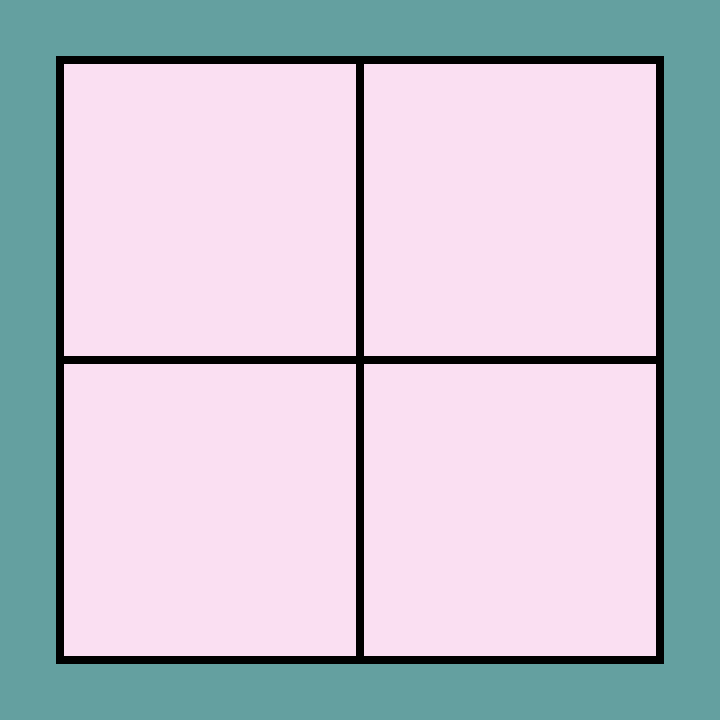
Frame 1 (no input)
Frame 60 (no input): identical to frame 1, image omitted
Frame 120 (the mouse pressed at the canvas centre since frame 60): identical to frame 1, image omitted

The p5.js sketch that drew this single still picture (run headless with seeded random() and noise() and a simulated clock; from frame 60 on, the mouse is pressed at the canvas centre):

// p5.js sketch
// ── sketch.js
function setup() {//runs once
createCanvas (720,720);//creates a canvas that is 720 pixels
background (100,160,160);
}

function draw() {//runs in a loop
fill(250,223,242);//fills grid RGB color
strokeWeight (8);//assigns stroke weight
translate (60,60); //creates a new origin point (60,60)

for (var y = 0; y < 600; y = y +300 ){
for (var x = 0; x < 600; x = x + 300) {
  quad(x,y,
        x + 300,y,
        x + 300,y + 300,
        x,y + 300);
}
}

}
